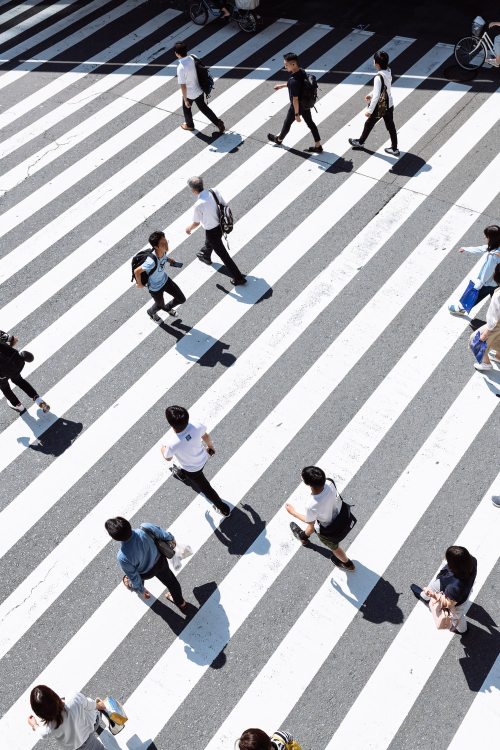
#> input picture Sample.jpg, 1000 x 1500 px (shown at 1/2 size)
$ jupyter execute Processings.ipynb   (text cells are left out)
#> lines starting #> are read from the running program, lines starting #| are printed output that depends on the picture
[cell 1]
import numpy as np
import cv2
import matplotlib.pyplot as plt

[cell 2]
data = cv2.imread('Sample.jpg',0)
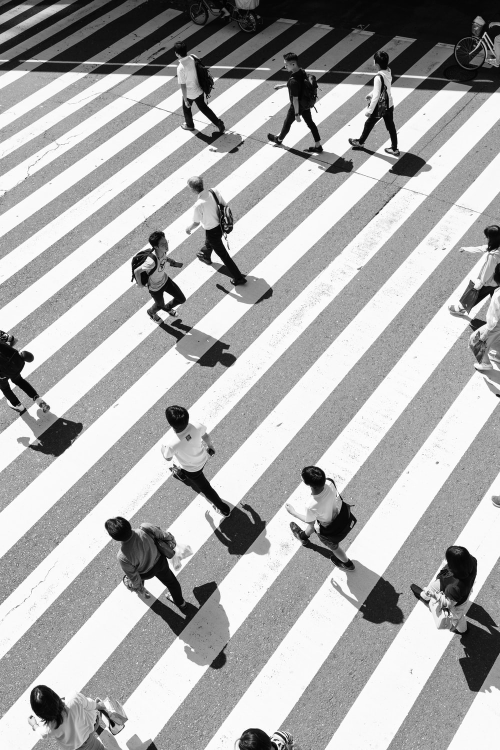
#> data: shape (1500, 1000) (shown at 1/2 size); min 0, max 255, mean 171.9
plt.imshow(data)

[cell 3]
# cv2.imshow('Data',data)
# cv2.waitKey(0)

[cell 4]
cv2.destroyAllWindows()

[cell 5]
# [9 lines of commented-out code are left out]

[cell 6]
# [10 lines of commented-out code are left out]

[cell 7]
cap = cv2.VideoCapture(0)
fourcc = cv2.VideoWriter_fourcc(*'DIVX')
out = cv2.VideoWriter('output.avi',fourcc,20.0,(640,480))
while cap.isOpened():
    ret,frame = cap.read()
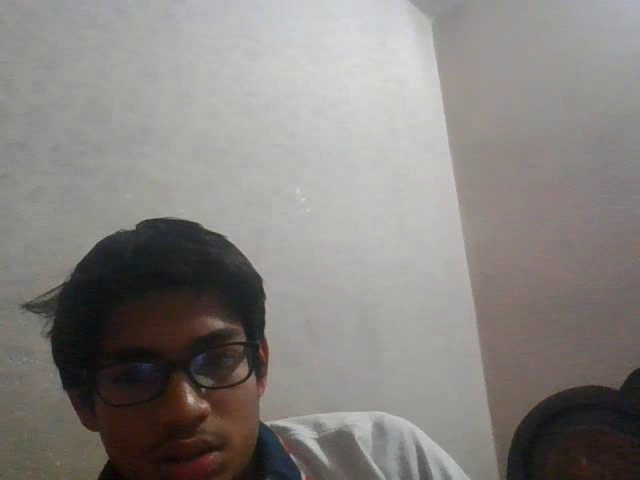
#> input picture frame 14 of output.avi, 640 x 480 px, given in place of the camera
#> frame is the input picture: shape (480, 640, 3); mean B, G, R 127.5, 130.3, 134
    if ret :
        frame= cv2.flip(frame,1)
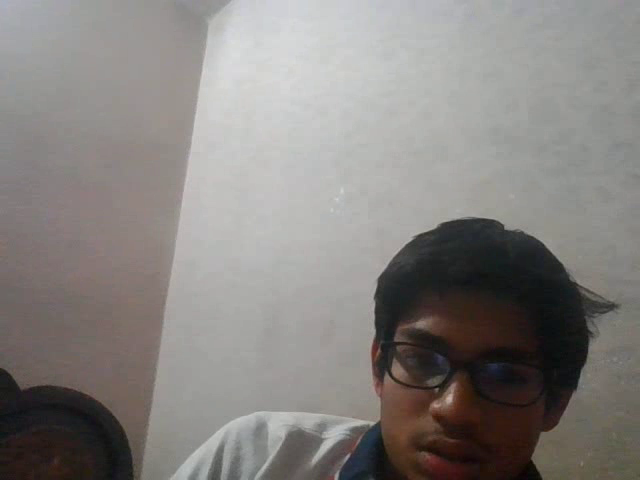
#> frame: shape (480, 640, 3); mean B, G, R 127.5, 130.3, 134
        out.write(frame)
        cv2.imshow("Camera",frame)
        if cv2.waitKey(1) & 0xFF == ord('q'):
#> (key q is pressed here)
            break
    else:
        break
cap.release()
out.release()
cv2.destroyAllWindows()
